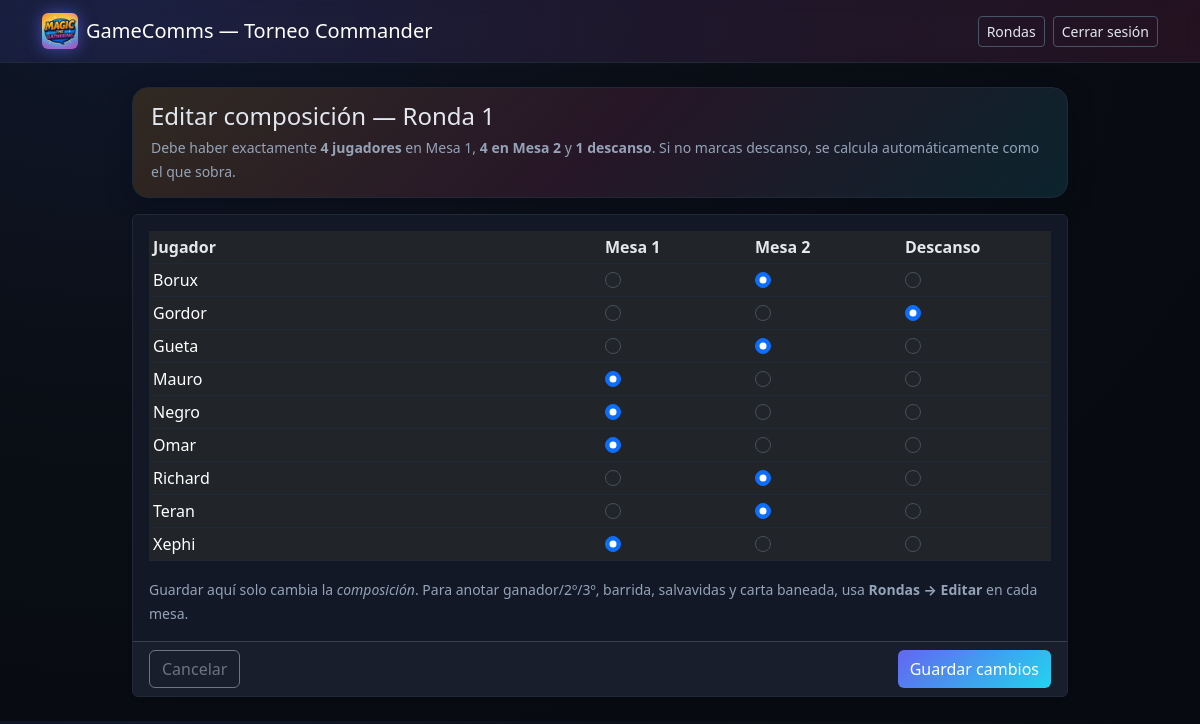
The page /rounds/1/edit (signed in) on the database its author committed.
### app.py (models this page shows)
class Player(db.Model):
    id = db.Column(db.Integer, primary_key=True)
    name = db.Column(db.String, unique=True, nullable=False)
    active = db.Column(db.Boolean, nullable=False, default=True)

### app.py (the view, shortened to what this page needs)
@app.route("/rounds/<int:round_no>/edit", methods=["GET", "POST"])
def round_edit(round_no):
    if not session.get("is_admin"):
        flash("No autorizado.", "danger")
        return redirect(url_for("rounds_view"))
    players = Player.query.filter_by(active=True).order_by(Player.name.asc()).all()
    all_ids = [p.id for p in players]
    g1 = Game.query.filter_by(round_number=round_no, table_no=1).first()
    g2 = Game.query.filter_by(round_number=round_no, table_no=2).first()
    ri = RoundInfo.query.filter_by(number=round_no).first()
    t1_ids = set([r.player_id for r in (g1.results if g1 else [])])
    t2_ids = set([r.player_id for r in (g2.results if g2 else [])])
    bye_id = ri.bye_player_id if ri else None
    context = {
        "round_no": round_no,
        "players": players,
        "t1_ids": t1_ids,
        "t2_ids": t2_ids,
        "bye_id": bye_id,
        "is_admin": True
    }
    return render_template("round_edit.html", **context)

### templates/round_edit.html (shortened to what this page needs)
<!doctype html>
<html lang="es" data-bs-theme="dark">
<head>
  <link href="https://cdn.jsdelivr.net/npm/bootstrap@5.3.3/dist/css/bootstrap.min.css" rel="stylesheet">
  <link href="{{ url_for('static', filename='dark.css') }}" rel="stylesheet">
</head>
<body class="bg-light">
  <nav class="navbar navbar-dark">
    <div class="container">
      <a class="navbar-brand d-flex align-items-center" href="{{ url_for('index') }}">
        <img src="{{ url_for('static', filename='img/gamecomms.png') }}" class="brand-logo" alt="GameComms">
        <span>GameComms — Torneo Commander</span>
      </a>
      <div class="d-flex gap-2">
        <a class="btn btn-outline-light btn-sm" href="{{ url_for('rounds_view') }}">Rondas</a>
        <a class="btn btn-outline-light btn-sm" href="{{ url_for('logout') }}">Cerrar sesión</a>
      </div>
    </div>
  </nav>
  <div class="container py-4" style="max-width:960px;">
    <div class="hero mb-3">
      <h1 class="h4 mb-1">Editar composición — Ronda {{ round_no }}</h1>
      <small class="text-muted">
        Debe haber exactamente <strong>4 jugadores</strong> en Mesa 1, <strong>4 en Mesa 2</strong> y <strong>1 descanso</strong>.
        Si no marcas descanso, se calcula automáticamente como el que sobra.
      </small>
    </div>
    <form method="post" class="card shadow-sm">
      <div class="card-body">
        <div class="table-responsive">
          <table class="table table-sm align-middle">
            <thead>
              <tr>
                <th>Jugador</th>
                <th style="width:150px;">Mesa 1</th>
                <th style="width:150px;">Mesa 2</th>
                <th style="width:150px;">Descanso</th>
              </tr>
            </thead>
            <tbody>
              {% for p in players %}
              <tr>
                <td>{{ p.name }}</td>
                <td>
                  <input class="form-check-input" type="radio"
                         name="slot_{{ p.id }}" value="1"
                         {% if p.id in t1_ids %}checked{% endif %}>
                </td>
                <td>
                  <input class="form-check-input" type="radio"
                         name="slot_{{ p.id }}" value="2"
                         {% if p.id in t2_ids %}checked{% endif %}>
                </td>
                <td>
                  <input class="form-check-input" type="radio"
                         name="slot_{{ p.id }}" value="bye"
                         {% if bye_id==p.id %}checked{% endif %}>
                </td>
              </tr>
              {% endfor %}
            </tbody>
          </table>
        </div>
        <small class="text-muted">
          Guardar aquí solo cambia la <em>composición</em>. Para anotar ganador/2º/3º, barrida, salvavidas y carta baneada,
          usa <strong>Rondas → Editar</strong> en cada mesa.
        </small>
      </div>
      <div class="card-footer d-flex justify-content-between">
        <a class="btn btn-outline-secondary" href="{{ url_for('rounds_view') }}">Cancelar</a>
        <button class="btn btn-primary">Guardar cambios</button>
      </div>
    </form>
  </div>
</body>
</html>

### static/dark.css (style rules this page uses)
:root { --bg:#0b0f17; --surface:#121826; --muted:#94a3b8; --text:#e2e8f0; --brand1:#f59e0b; --brand2:#ec4899; --brand3:#6366f1; --brand4:#22d3ee; }
html,body { background: radial-gradient(1200px 800px at 10% 0%, #0f172a 0%, var(--bg) 45%, #070a10 100%); color:var(--text); }
.navbar { background:linear-gradient(90deg, rgba(99,102,241,.12), rgba(236,72,153,.12)); backdrop-filter: blur(8px); border-bottom:1px solid #1f2937; }
.brand-logo { height:36px; margin-right:.5rem; border-radius:6px; filter:drop-shadow(0 0 8px rgba(99,102,241,.6)); }
.card { background:var(--surface); border:1px solid #1f2937; }
.table { color:var(--text); }
.table thead th { color:#e5e7eb; border-color:#1f2937; }
.table tbody tr { border-color:#1f2937; }
.btn-primary { background:linear-gradient(135deg, var(--brand3), var(--brand4)); border:0; }
.btn-outline-light { border-color:#475569; color:#e2e8f0; }
small.text-muted { color:var(--muted) !important; }
.hero { background:linear-gradient(135deg, rgba(245,158,11,.15), rgba(236,72,153,.12), rgba(34,211,238,.12)); border:1px solid #1f2937; border-radius:16px; padding:14px 18px; box-shadow:0 6px 24px rgba(2,8,23,.35); }

### rows shown on the page
Player: name "Borux", id "☑"
Player: name "Gordor", id "☑"
Player: name "Gueta", id "☑"
Player: name "Mauro", id "☑"
Player: name "Negro", id "☑"
Player: name "Omar", id "☑"
Player: name "Richard", id "☑"
Player: name "Teran", id "☑"
Player: name "Xephi", id "☑"

### other values the page prints
{{ round_no }} "1"
